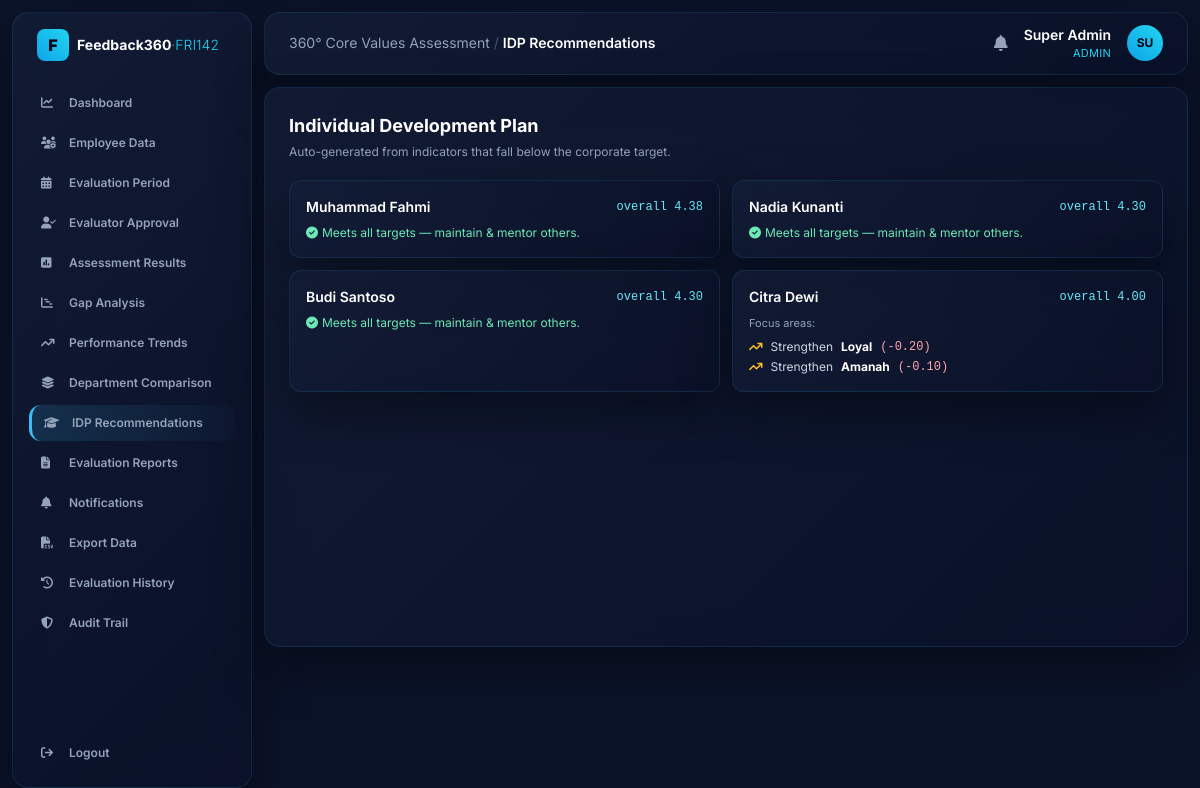
/idp (signed in), run on the app's committed database.
### tables this page shows
CREATE TABLE users (
    id INTEGER PRIMARY KEY AUTOINCREMENT,
    username TEXT UNIQUE NOT NULL,
    password_hash TEXT NOT NULL,
    display_name TEXT NOT NULL,
    role TEXT NOT NULL,                -- admin | hr | management | employee
    employee_id INTEGER REFERENCES employees(id)
);

CREATE TABLE results (
    id INTEGER PRIMARY KEY AUTOINCREMENT,
    period_id INTEGER NOT NULL REFERENCES periods(id),
    employee_id INTEGER NOT NULL REFERENCES employees(id),
    amanah REAL, kompeten REAL, harmonis REAL, loyal REAL, adaptif REAL,
    overall REAL,
    computed_at TEXT
);

CREATE TABLE employees (
    id INTEGER PRIMARY KEY AUTOINCREMENT,
    nip TEXT UNIQUE NOT NULL,
    full_name TEXT NOT NULL,
    position TEXT NOT NULL,
    department TEXT NOT NULL,
    supervisor_id INTEGER REFERENCES employees(id)
);

### app.py (the view)
@app.route("/idp")
@require("admin", "hr", "management")
def idp():
    period = active_period()
    rows = g.db.execute(
        "SELECT r.*, e.full_name FROM results r JOIN employees e ON r.employee_id=e.id "
        "WHERE r.period_id=?", (period["id"],)).fetchall()
    cards = []
    for r in rows:
        gaps = [(VALUE_LABELS[v], round(r[v] - CORPORATE_TARGET, 2))
                for v in VALUES if r[v] < CORPORATE_TARGET]
        gaps.sort(key=lambda x: x[1])
        cards.append({"name": r["full_name"], "overall": r["overall"], "gaps": gaps})
    return render_template("idp.html", cards=cards)

### app.py (called while the page is built)
@app.before_request
def load_user():
    g.db = get_db()
    g.user = None
    if "uid" in session:
        g.user = g.db.execute(
            "SELECT * FROM users WHERE id=?", (session["uid"],)
        ).fetchone()

def require(*roles):
    def deco(fn):
        @wraps(fn)
        def wrapper(*a, **kw):
            if not g.user:
                return redirect(url_for("login"))
            if roles and g.user["role"] not in roles:
                abort(403)
            return fn(*a, **kw)
        return wrapper
    return deco

@app.context_processor
def inject_globals():
    unread = 0
    if g.get("user"):
        unread = g.db.execute(
            "SELECT COUNT(*) c FROM notifications WHERE is_read=0 AND "
            "(target_role=? OR target_user_id=?)",
            (g.user["role"], g.user["id"]),
        ).fetchone()["c"]
    return dict(user=g.get("user"), VALUES=VALUES, VALUE_LABELS=VALUE_LABELS,
                TARGET=CORPORATE_TARGET, unread=unread)

def active_period():
    return g.db.execute(
        "SELECT * FROM periods WHERE status='active' ORDER BY id DESC LIMIT 1"
    ).fetchone()

### database.py (called while the page is built)
def get_db():
    conn = sqlite3.connect(DB_PATH)
    conn.row_factory = sqlite3.Row
    conn.execute("PRAGMA foreign_keys = ON")
    return conn

### templates/idp.html
{% extends "base.html" %}
{% block heading %}IDP Recommendations{% endblock %}
{% block body %}
<h2 class="text-lg font-bold text-white mb-1">Individual Development Plan</h2>
<p class="text-xs text-slate-400 mb-5">Auto-generated from indicators that fall below the corporate target.</p>
<div class="grid md:grid-cols-2 gap-3">
{% for c in cards %}
  <div class="glossy rounded-xl p-4">
    <div class="flex items-center justify-between mb-2">
      <h3 class="text-sm font-semibold text-white">{{ c['name'] }}</h3>
      <span class="text-xs text-cyan-300 font-mono">overall {{ '%.2f'|format(c['overall']) }}</span>
    </div>
    {% if c['gaps'] %}
      <p class="text-[11px] text-slate-400 mb-2">Focus areas:</p>
      <ul class="space-y-1">
      {% for label,gap in c['gaps'] %}
        <li class="text-xs text-slate-300 flex items-center gap-2">
          <i class="fa-solid fa-arrow-trend-up text-amber-400"></i>
          Strengthen <strong class="text-white">{{ label }}</strong> <span class="text-rose-300 font-mono">({{ '%+.2f'|format(gap) }})</span></li>
      {% endfor %}
      </ul>
    {% else %}
      <p class="text-xs text-emerald-300"><i class="fa-solid fa-circle-check mr-1"></i>Meets all targets — maintain &amp; mentor others.</p>
    {% endif %}
  </div>
{% else %}<p class="text-sm text-slate-400">No results to base recommendations on yet.</p>{% endfor %}
</div>
{% endblock %}

### templates/base.html (shortened to what this page needs)
<!DOCTYPE html>
<html lang="en">
<head>
<script src="https://cdn.tailwindcss.com"></script>
<link rel="stylesheet" href="https://cdnjs.cloudflare.com/ajax/libs/font-awesome/6.4.0/css/all.min.css">
</head>
<body class="text-slate-200 min-h-screen">
{% if user %}
<div class="flex min-h-screen">
  <aside class="w-60 shrink-0 glossy m-3 rounded-2xl p-4 flex flex-col">
    <div class="flex items-center gap-2 px-2 mb-6">
      <div class="w-8 h-8 bg-gradient-to-tr from-sky-500 to-cyan-400 rounded-lg flex items-center justify-center text-slate-950 font-black">F</div>
      <span class="text-sm font-bold text-white leading-tight">Feedback360<span class="text-cyan-400 font-light">·FRI142</span></span>
    </div>
    {% set R = user['role'] %}
    <nav class="space-y-1 text-xs font-semibold flex-grow">
      {% macro link(ep,icon,label) %}
        <a href="{{ url_for(ep) }}" class="flex items-center gap-3 px-3 py-2.5 rounded-xl navlink {{ 'nav-active' if request.endpoint==ep }}">
          <i class="fa-solid {{ icon }} w-4"></i><span>{{ label }}</span></a>
      {% endmacro %}
      {% if R in ['admin','hr','management'] %}{{ link('dashboard','fa-chart-line','Dashboard') }}{% endif %}
      {% if R in ['admin','hr'] %}{{ link('employees','fa-users-gear','Employee Data') }}{% endif %}
      {% if R in ['admin','hr'] %}{{ link('periods','fa-calendar-days','Evaluation Period') }}{% endif %}
      {% if R in ['admin','hr'] %}{{ link('evaluators','fa-user-check','Evaluator Approval') }}{% endif %}
      {% if R in ['admin','hr','management'] %}{{ link('results','fa-square-poll-vertical','Assessment Results') }}{% endif %}
      {% if R in ['admin','hr','management'] %}{{ link('gap','fa-chart-gantt','Gap Analysis') }}{% endif %}
      {% if R in ['admin','hr','management'] %}{{ link('trends','fa-arrow-trend-up','Performance Trends') }}{% endif %}
      {% if R in ['admin','hr','management'] %}{{ link('departments','fa-layer-group','Department Comparison') }}{% endif %}
      {% if R in ['admin','hr','management'] %}{{ link('idp','fa-graduation-cap', 'IDP Summary' if R=='management' else 'IDP Recommendations') }}{% endif %}
      {% if R in ['admin','hr','management'] %}{{ link('reports','fa-file-lines','Evaluation Reports') }}{% endif %}
      {{ link('notifications','fa-bell','Notifications') }}
      {% if R in ['admin','hr'] %}<a href="{{ url_for('export_data') }}" class="flex items-center gap-3 px-3 py-2.5 rounded-xl navlink"><i class="fa-solid fa-file-csv w-4"></i><span>Export Data</span></a>{% endif %}
      {% if R in ['admin','hr','management'] %}{{ link('history','fa-clock-rotate-left','Evaluation History') }}{% endif %}
      {% if R in ['admin','hr'] %}{{ link('audit','fa-shield-halved','Audit Trail') }}{% endif %}
    </nav>
    <a href="{{ url_for('logout') }}" class="flex items-center gap-3 px-3 py-2.5 rounded-xl navlink text-xs font-semibold mt-2">
      <i class="fa-solid fa-arrow-right-from-bracket w-4"></i><span>Logout</span></a>
  </aside>
  <div class="flex-grow p-3 pl-0">
    <header class="glossy rounded-2xl px-6 py-3 flex justify-between items-center mb-3">
      <div class="text-sm text-slate-400">360° Core Values Assessment <span class="text-slate-600">/</span>
        <span class="text-white font-semibold">{{ self.heading() }}</span></div>
      <div class="flex items-center gap-4">
        <a href="{{ url_for('notifications') }}" class="relative text-slate-400 hover:text-white">
          <i class="fa-solid fa-bell"></i>
        </a>
        <div class="text-right">
          <div class="text-sm font-semibold text-white">{{ user['display_name'] }}</div>
          <div class="text-[11px] text-cyan-400 uppercase tracking-wide">{{ user['role'] }}</div>
        </div>
        <div class="w-9 h-9 rounded-full bg-gradient-to-tr from-sky-500 to-cyan-400 flex items-center justify-center text-slate-950 font-bold text-xs">
          {{ user['display_name'][:2]|upper }}</div>
      </div>
    </header>
    <main class="glossy rounded-2xl p-6 min-h-[70vh]">{% block body %}{% endblock %}</main>
  </div>
</div>
{% else %}{% block plain %}{% endblock %}{% endif %}
</body>
</html>

### templates/base.html (style rules this page uses)
body { font-family:'Inter',sans-serif;background:#0b1329 }
.glossy { background:linear-gradient(135deg,rgba(20,30,55,.75),rgba(10,17,40,.85)); backdrop-filter:blur(20px);border:1px solid rgba(56,189,248,.12); box-shadow:0 20px 50px rgba(0,0,0,.4) }
.nav-active { background:linear-gradient(90deg,rgba(56,189,248,.15),rgba(56,189,248,.02)); border-left:3px solid #38bdf8;color:#fff }
.navlink { color:#94a3b8 }

### data on the page
users: display_name "Super Admin", role "ADMIN", display_name "SU"
results: name "Muhammad Fahmi", overall "4.38", shows "Meets all targets — maintain & mentor others."
results: name "Nadia Kunanti", overall "4.30", shows "Meets all targets — maintain & mentor others."
results: name "Budi Santoso", overall "4.30", shows "Meets all targets — maintain & mentor others."
results: name "Citra Dewi", overall "4.00", label "Loyal" "Amanah", gap "-0.20" "-0.10"
